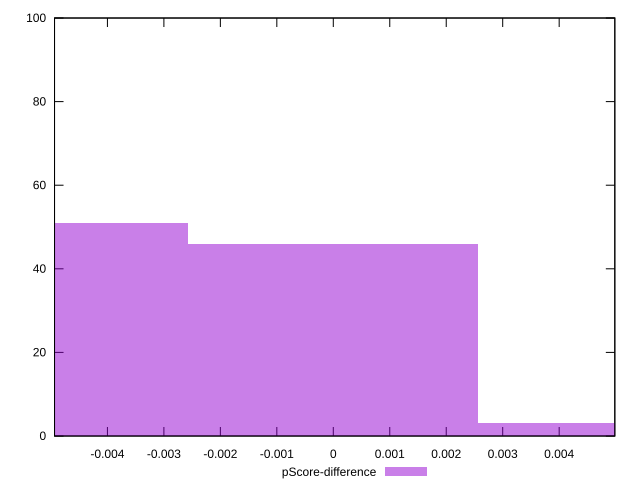

Write the gnuplot code that produced this figure.
reset

$pScoreDifference <<EOF
0 46
-0.0051330372663365605 51
0.0051330372663365605 3
EOF

set key outside below
set boxwidth 0.0051330372663365605
set xrange [-0.004936591098907317:0.00498551938784042]
set yrange [0:100]
set trange [0:100]
set style fill transparent solid 0.5 noborder
set terminal svg size 640, 490 enhanced background rgb 'white'
set output "reports/report_00031_2021-02-24T23-18-18.084Z/first-contentful-paint/samples/astro/pScore-difference/histogram.svg"

plot $pScoreDifference title "pScore-difference" with boxes

reset
